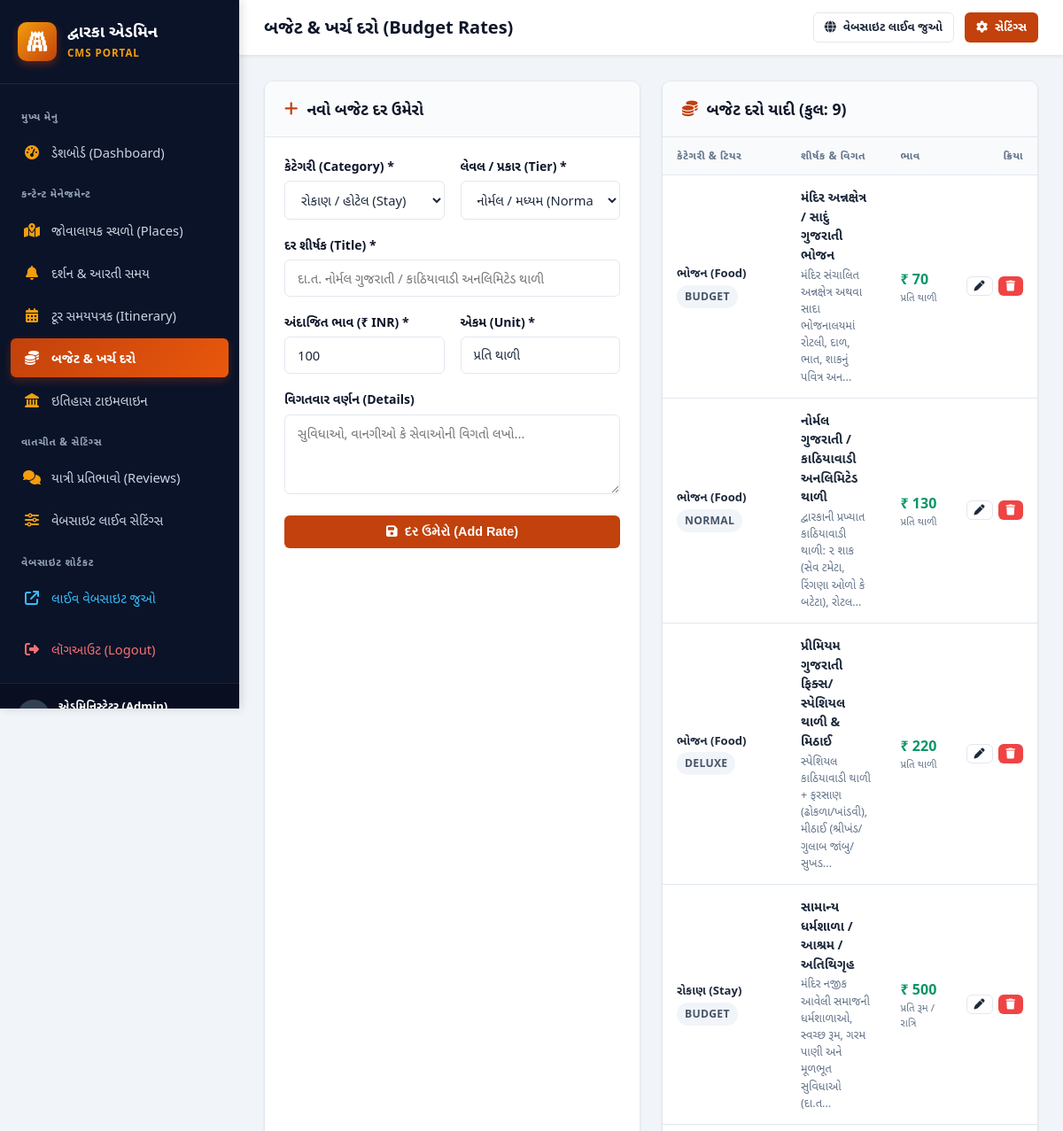
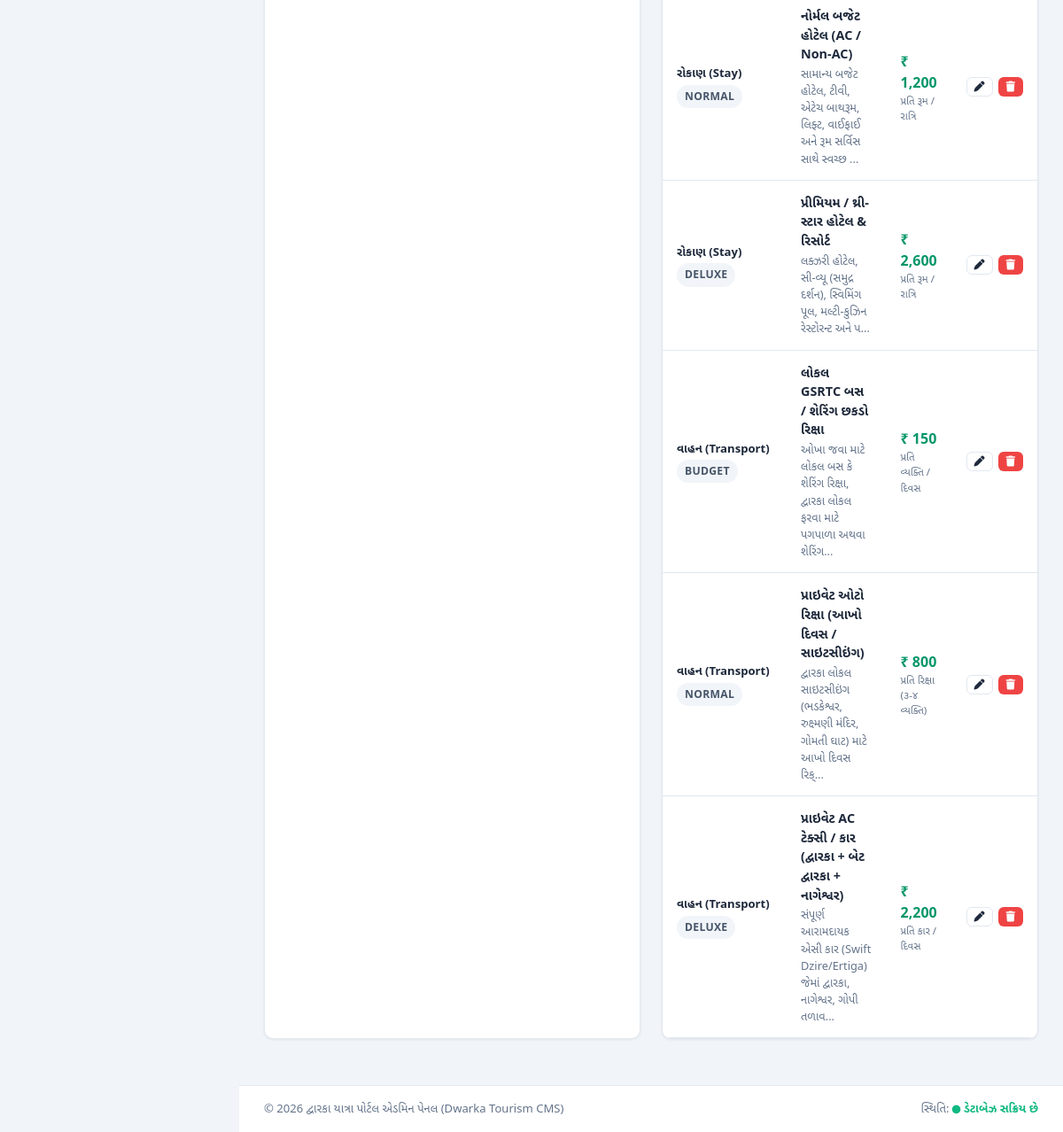
Screenshot of /admin/budget.php (signed in) with the database file from the repository (2 pictures, top to bottom).
### tables this page shows
CREATE TABLE `budget_rates` (
    `id` INT AUTO_INCREMENT PRIMARY KEY,
    `category` VARCHAR(100) NOT NULL,  
    `tier` VARCHAR(100) NOT NULL,  
    `title_gu` VARCHAR(255) NOT NULL,
    `approx_price` INT NOT NULL,  
    `unit_gu` VARCHAR(100) NOT NULL,  
    `details_gu` TEXT NOT NULL
);

### admin/auth_check.php (called while the page is built, shortened)
<?php
function get_csrf_token() {
    return $_SESSION['csrf_token'];
}

### admin/budget.php (the view, shortened to what this page needs)
<?php
require_once __DIR__ . '/header.php';
$edit_item = null;
$all_rates = $pdo->query("SELECT * FROM budget_rates ORDER BY category ASC, id ASC")->fetchAll();
?>
<div style="display: grid; grid-template-columns: repeat(auto-fit, minmax(380px, 1fr)); gap: 24px;">
    <div class="card">
        <div class="card-header">
            <div class="card-title">
                <i class="fa-solid <?= $edit_item ? 'fa-pen-to-square' : 'fa-plus' ?>" style="color: var(--primary);"></i>
                <?= $edit_item ? 'બજેટ દર સુધારો (Edit Rate)' : 'નવો બજેટ દર ઉમેરો' ?>
            </div>
        </div>
        <div class="card-body">
            <form method="POST" action="budget.php">
                <div class="form-grid" style="grid-template-columns: 1fr 1fr; margin-bottom: 0;">
                    <div class="form-group">
                        <label class="form-label" for="category">કેટેગરી (Category) *</label>
                        <select name="category" id="category" class="form-control">
                            <option value="stay" <?= ($edit_item['category'] ?? '') === 'stay' ? 'selected' : '' ?>>રોકાણ / હોટેલ (Stay)</option>
                        </select>
                    </div>
                    <div class="form-group">
                        <label class="form-label" for="tier">લેવલ / પ્રકાર (Tier) *</label>
                        <select name="tier" id="tier" class="form-control">
                            <option value="normal" <?= ($edit_item['tier'] ?? 'normal') === 'normal' ? 'selected' : '' ?>>નોર્મલ / મધ્યમ (Normal)</option>
                        </select>
                    </div>
                </div>
                <div class="form-group">
                    <label class="form-label" for="title_gu">દર શીર્ષક (Title) *</label>
                    <input type="text" id="title_gu" name="title_gu" class="form-control"
                           value="<?= htmlspecialchars($edit_item['title_gu'] ?? '') ?>"
                           placeholder="દા.ત. નોર્મલ ગુજરાતી / કાઠિયાવાડી અનલિમિટેડ થાળી" required>
                </div>
                <div class="form-grid" style="grid-template-columns: 1fr 1fr; margin-bottom: 0;">
                    <div class="form-group">
                        <label class="form-label" for="approx_price">અંદાજિત ભાવ (₹ INR) *</label>
                        <input type="number" id="approx_price" name="approx_price" class="form-control"
                               value="<?= htmlspecialchars($edit_item['approx_price'] ?? 100) ?>"
                               placeholder="દા.ત. 130" required>
                    </div>
                    <div class="form-group">
                        <label class="form-label" for="unit_gu">એકમ (Unit) *</label>
                        <input type="text" id="unit_gu" name="unit_gu" class="form-control"
                               value="<?= htmlspecialchars($edit_item['unit_gu'] ?? 'પ્રતિ થાળી') ?>"
                               placeholder="દા.ત. પ્રતિ રૂમ / રાત્રિ અથવા પ્રતિ થાળી" required>
                    </div>
                </div>
                <div class="form-group">
                    <label class="form-label" for="details_gu">વિગતવાર વર્ણન (Details)</label>
                    <textarea id="details_gu" name="details_gu" class="form-control" rows="3"
                              placeholder="સુવિધાઓ, વાનગીઓ કે સેવાઓની વિગતો લખો..."><?= htmlspecialchars($edit_item['details_gu'] ?? '') ?></textarea>
                </div>
                <button type="submit" class="btn btn-primary" style="width: 100%;">
                    <i class="fa-solid fa-floppy-disk"></i>
                    <?= $edit_item ? 'ફેરફારો સેવ કરો (Save Changes)' : 'દર ઉમેરો (Add Rate)' ?>
                </button>
            </form>
        </div>
    </div>
    <div class="card" style="grid-column: span 1;">
        <div class="card-header">
            <div class="card-title">
                <i class="fa-solid fa-coins" style="color: var(--primary);"></i>
                બજેટ દરો યાદી (કુલ: <?= count($all_rates) ?>)
            </div>
        </div>
        <div class="card-body" style="padding: 0;">
            <div class="table-responsive">
                <table class="admin-table">
                    <thead>
                        <tr>
                            <th>કેટેગરી & ટિયર</th>
                            <th>શીર્ષક & વિગત</th>
                            <th>ભાવ</th>
                            <th style="text-align: right; width: 90px;">ક્રિયા</th>
                        </tr>
                    </thead>
                    <tbody>
                        <?php if (empty($all_rates)): ?>
                            <tr><td colspan="4" style="text-align: center; color: var(--text-muted); padding: 30px;">કોઈ દર મળ્યો નથી.</td></tr>
                        <?php else: ?>
                            <?php foreach ($all_rates as $r): ?>
                            <tr <?= ($edit_item && $edit_item['id'] == $r['id']) ? 'style="background: #fffbeb;"' : '' ?>>
                                <td style="width: 140px;">
                                    <?php
                                        $cat_name = [
                                            'stay' => 'રોકાણ (Stay)',
                                            'food' => 'ભોજન (Food)',
                                            'transport' => 'વાહન (Transport)'
                                        ][$r['category']] ?? $r['category'];
                                    ?>
                                    <strong style="font-size: 0.82rem; display: block;"><?= $cat_name ?></strong>
                                    <span class="badge" style="background: #f1f5f9; color: #475569; margin-top: 3px;">
                                        <?= htmlspecialchars($r['tier']) ?>
                                    </span>
                                </td>
                                <td>
                                    <strong><?= htmlspecialchars($r['title_gu']) ?></strong>
                                    <p style="font-size: 0.8rem; color: #64748b; margin-top: 2px;">
                                        <?= htmlspecialchars(mb_substr($r['details_gu'], 0, 80)) . (mb_strlen($r['details_gu']) > 80 ? '...' : '') ?>
                                    </p>
                                </td>
                                <td>
                                    <span style="font-size: 1rem; font-weight: 700; color: #059669;">
                                        ₹ <?= number_format($r['approx_price']) ?>
                                    </span>
                                    <div style="font-size: 0.72rem; color: var(--text-muted);"><?= htmlspecialchars($r['unit_gu']) ?></div>
                                </td>
                                <td style="text-align: right;">
                                    <div class="action-buttons" style="justify-content: flex-end;">
                                        <a href="budget.php?edit_id=<?= $r['id'] ?>" class="btn btn-outline btn-xs" title="સુધારો">
                                            <i class="fa-solid fa-pen"></i>
                                        </a>
                                        <a href="delete.php?type=budget&id=<?= $r['id'] ?>&token=<?= get_csrf_token() ?>"
                                           class="btn btn-danger btn-xs"
                                           onclick="return confirmDelete('શું તમે ખરેખર આ બજેટ દર કાઢી નાખવા માંગો છો?');"
                                           title="કાઢી નાખો">
                                            <i class="fa-solid fa-trash"></i>
                                        </a>
                                    </div>
                                </td>
                            </tr>
                            <?php endforeach; ?>
                        <?php endif; ?>
                    </tbody>
                </table>
            </div>
        </div>
    </div>
</div>
<?php require_once __DIR__ . '/footer.php'; ?>

### admin/css/admin.css (style rules this page uses)
:root { --primary: #c2410c; --primary-hover: #9a3412; --primary-light: #ffedd5; --kesari: #d97706; --navy: #0f172a; --navy-light: #1e293b; --sidebar-bg: #0b1329; --sidebar-hover: #1e293b; --sidebar-active: #c2410c; --bg-main: #f1f5f9; --card-bg: #ffffff; --text-main: #1e293b; --text-muted: #64748b; --border: #e2e8f0; --success: #10b981; --danger: #ef4444; --warning: #f59e0b; --info: #0284c7; --radius-sm: 6px; --radius-md: 10px; --radius-lg: 16px; --shadow-sm: 0 1px 3px rgba(0,0,0,0.07); --shadow-md: 0 4px 6px -1px rgba(0,0,0,0.1), 0 2px 4px -2px rgba(0,0,0,0.08); --shadow-lg: 0 10px 15px -3px rgba(0,0,0,0.12); }
* { margin: 0; padding: 0; box-sizing: border-box; }
body { font-family: 'Segoe UI', -apple-system, BlinkMacSystemFont, 'Noto Sans Gujarati', 'Gujarati MT', sans-serif; background-color: var(--bg-main); color: var(--text-main); line-height: 1.5; min-height: 100vh; }
.btn { display: inline-flex; align-items: center; justify-content: center; gap: 8px; padding: 9px 18px; border-radius: var(--radius-sm); font-size: 0.9rem; font-weight: 600; text-decoration: none; border: 1px solid transparent; cursor: pointer; transition: all 0.2s ease; }
.btn-primary { background: var(--primary); color: #ffffff; }
.btn-outline { background: transparent; border-color: var(--border); color: var(--text-main); }
.btn-danger { background: var(--danger); color: #fff; }
.btn-xs { padding: 4px 8px; font-size: 0.75rem; }
.card { background: var(--card-bg); border-radius: var(--radius-md); border: 1px solid var(--border); box-shadow: var(--shadow-sm); margin-bottom: 24px; overflow: hidden; }
.card-header { padding: 18px 22px; border-bottom: 1px solid var(--border); display: flex; align-items: center; justify-content: space-between; background: #fafbfc; }
.card-title { font-size: 1.1rem; font-weight: 700; color: var(--navy); display: flex; align-items: center; gap: 10px; }
.card-body { padding: 22px; }
.table-responsive { width: 100%; overflow-x: auto; }
.admin-table { width: 100%; border-collapse: collapse; text-align: left; font-size: 0.9rem; }
.admin-table th { background: #f8fafc; padding: 12px 16px; font-weight: 600; color: var(--text-muted); border-bottom: 1px solid var(--border); text-transform: uppercase; font-size: 0.75rem; letter-spacing: 0.5px; }
.admin-table td { padding: 14px 16px; border-bottom: 1px solid var(--border); vertical-align: middle; }
.badge { display: inline-block; padding: 4px 9px; border-radius: 999px; font-size: 0.76rem; font-weight: 600; text-transform: uppercase; letter-spacing: 0.3px; }
.form-grid { display: grid; grid-template-columns: repeat(auto-fit, minmax(280px, 1fr)); gap: 18px; }
.form-group { margin-bottom: 18px; }
.form-label { display: block; font-size: 0.88rem; font-weight: 600; color: var(--navy); margin-bottom: 6px; }
.form-control { width: 100%; padding: 10px 14px; border: 1px solid var(--border); border-radius: var(--radius-sm); font-size: 0.92rem; color: var(--text-main); background: #ffffff; transition: border-color 0.2s, box-shadow 0.2s; font-family: inherit; }
textarea.form-control { resize: vertical; min-height: 90px; }
.action-buttons { display: flex; gap: 6px; align-items: center; }

### rows the page displays
budget_rates: category "ભોજન (Food)", tier "BUDGET", title_gu "મંદિર અન્નક્ષેત્ર / સાદું ગુજરાતી ભોજન", details_gu "મંદિર સંચાલિત અન્નક્ષેત્ર અથવા સાદા ભોજનાલયમાં રોટલી, દાળ, ભાત, શાકનું પવિત્ર અન", approx_price "70", unit_gu "પ્રતિ થાળી"
budget_rates: category "ભોજન (Food)", tier "NORMAL", title_gu "નોર્મલ ગુજરાતી / કાઠિયાવાડી અનલિમિટેડ થાળી", details_gu "દ્વારકાની પ્રખ્યાત કાઠિયાવાડી થાળી: ૨ શાક (સેવ ટમેટા, રિંગણા ઓળો કે બટેટા), રોટલ", approx_price "130", unit_gu "પ્રતિ થાળી"
budget_rates: category "ભોજન (Food)", tier "DELUXE", title_gu "પ્રીમિયમ ગુજરાતી ફિક્સ/સ્પેશિયલ થાળી & મિઠાઈ", details_gu "સ્પેશિયલ કાઠિયાવાડી થાળી + ફરસાણ (ઢોકળા/ખાંડવી), મીઠાઈ (શ્રીખંડ/ગુલાબ જાંબુ/સુખડ", approx_price "220", unit_gu "પ્રતિ થાળી"
budget_rates: category "રોકાણ (Stay)", tier "BUDGET", title_gu "સામાન્ય ધર્મશાળા / આશ્રમ / અતિથિગૃહ", details_gu "મંદિર નજીક આવેલી સમાજની ધર્મશાળાઓ, સ્વચ્છ રૂમ, ગરમ પાણી અને મૂળભૂત સુવિધાઓ (દા.ત", approx_price "500", unit_gu "પ્રતિ રૂમ / રાત્રિ"
budget_rates: category "રોકાણ (Stay)", tier "NORMAL", title_gu "નોર્મલ બજેટ હોટેલ (AC / Non-AC)", details_gu "સામાન્ય બજેટ હોટેલ, ટીવી, એટેચ બાથરૂમ, લિફ્ટ, વાઈફાઈ અને રૂમ સર્વિસ સાથે સ્વચ્છ", approx_price "1,200", unit_gu "પ્રતિ રૂમ / રાત્રિ"
budget_rates: category "રોકાણ (Stay)", tier "DELUXE", title_gu "પ્રીમિયમ / થ્રી-સ્ટાર હોટેલ & રિસોર્ટ", details_gu "લક્ઝરી હોટેલ, સી-વ્યૂ (સમુદ્ર દર્શન), સ્વિમિંગ પૂલ, મલ્ટી-કુઝિન રેસ્ટોરન્ટ અને પ", approx_price "2,600", unit_gu "પ્રતિ રૂમ / રાત્રિ"
budget_rates: category "વાહન (Transport)", tier "BUDGET", title_gu "લોકલ GSRTC બસ / શેરિંગ છકડો રિક્ષા", details_gu "ઓખા જવા માટે લોકલ બસ કે શેરિંગ રિક્ષા, દ્વારકા લોકલ ફરવા માટે પગપાળા અથવા શેરિંગ", approx_price "150", unit_gu "પ્રતિ વ્યક્તિ / દિવસ"
budget_rates: category "વાહન (Transport)", tier "NORMAL", title_gu "પ્રાઇવેટ ઓટો રિક્ષા (આખો દિવસ / સાઇટસીઇંગ)", details_gu "દ્વારકા લોકલ સાઇટસીઇંગ (ભડકેશ્વર, રુક્ષ્મણી મંદિર, ગોમતી ઘાટ) માટે આખો દિવસ રિક્", approx_price "800", unit_gu "પ્રતિ રિક્ષા (૩-૪ વ્યક્તિ)"
budget_rates: category "વાહન (Transport)", tier "DELUXE", title_gu "પ્રાઇવેટ AC ટેક્સી / કાર (દ્વારકા + બેટ દ્વારકા + નાગેશ્વર)", details_gu "સંપૂર્ણ આરામદાયક એસી કાર (Swift Dzire/Ertiga) જેમાં દ્વારકા, નાગેશ્વર, ગોપી તળાવ", approx_price "2,200", unit_gu "પ્રતિ કાર / દિવસ"

### other values shown
$page_title "બજેટ & ખર્ચ દરો (Budget Rates)"
count($all_rates) "9"
